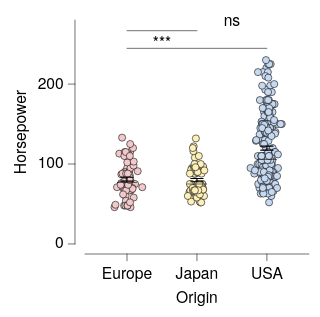

Here is the Vega-Lite specification saved for this chart:
### Vega-Lite specification from a JSON file in a GitHub repository (floating-point values rounded to 4 significant figures; data arrays with more than 128 entries replaced by an {"elided": "..."} marker saying what was removed)
{"background": null, "config": {"arc": {"fill": "#DBDBDB", "fillOpacity": 1.0, "innerRadius": 25.0, "padAngle": 0.03, "stroke": "black", "strokeOpacity": 1, "strokeWidth": 0.25}, "area": {"fill": "#DBDBDB", "fillOpacity": 1.0, "stroke": "black", "strokeOpacity": 1, "strokeWidth": 0.25}, "axis": {"domain": true, "domainCap": "round", "domainColor": "black", "domainWidth": 0.25, "grid": false, "gridCap": "round", "gridColor": "#F1F1F1", "gridDash": [0, 0], "gridOpacity": 1.0, "gridWidth": 0.25, "labelColor": "black", "labelFont": "HelveticaNeue", "labelFontSize": 7, "labelFontStyle": "normal", "labelFontWeight": 400, "offset": 4.5, "ticks": true, "tickCap": "round", "tickColor": "black", "tickRound": false, "tickSize": 3, "tickWidth": 0.25, "titleColor": "black", "titleFont": "HelveticaNeue", "titleFontSize": 7, "titleFontStyle": "normal", "titleFontWeight": 400}, "axisX": {"domain": true, "labelAlign": "center", "labelAngle": 0, "labels": true, "ticks": true, "translate": 0}, "axisY": {"domain": true, "labelAlign": "right", "labelAngle": 0, "labels": true, "ticks": true, "translate": 0}, "axisRight": {"domain": true, "labelAlign": "left", "labelAngle": 0, "labels": true, "ticks": true, "translate": 0}, "axisTop": {"domain": true, "labelAlign": "center", "labelAngle": 0, "labels": true, "ticks": true, "translate": 0}, "axisBand": {"tickOffset": 0}, "bar": {"fill": "#DBDBDB", "fillOpacity": 1.0, "stroke": "black", "strokeOpacity": 1, "strokeWidth": 0.25}, "boxplot": {"size": 9.0, "ticks": {"cornerRadius": 0.25, "fill": "black", "size": 4.5, "thickness": 0.25}, "box": {"fillOpacity": 1.0, "stroke": "black", "strokeOpacity": 1, "strokeWidth": 0.25}, "median": {"fill": "black", "fillOpacity": 1.0, "size": 9.0, "thickness": 0.25}, "rule": {"fill": "black", "fillOpacity": 1.0, "size": 10.0, "stroke": "black", "strokeDash": [0, 0], "strokeOpacity": 1, "strokeWidth": 0.25}, "outliers": {"color": "black", "fill": "black", "fillOpacity": 1.0, "size": 0, "stroke": "black", "strokeOpacity": 1, "strokeWidth": 0.25}}, "circle": {"fill": "black", "fillOpacity": 1.0, "size": 0.5, "stroke": null, "strokeOpacity": 1, "strokeWidth": 0.25}, "errorband": {"band": {"fillOpacity": 0.6, "stroke": null, "strokeWidth": 0.25, "strokeOpacity": 1}, "borders": {"opacity": 0, "strokeOpacity": 0.25, "strokeWidth": 1}}, "errorbar": {"opacity": 1, "rule": {"strokeDash": [0, 0], "strokeWidth": 0.5}, "ticks": {"color": "black", "cornerRadius": 0.25, "opacity": 1, "size": 6.0, "thickness": 0.5}, "thickness": 0.5}, "font": "HelveticaNeue", "geoshape": {"fill": "#DBDBDB", "fillOpacity": 1.0, "stroke": "black", "strokeOpacity": 1, "strokeWidth": 0.25}, "header": {"labelColor": "black", "labelFont": "HelveticaNeue", "labelFontSize": 7, "labelFontStyle": "normal", "labelFontWeight": 400, "titleColor": "black", "titleFont": "HelveticaNeue", "titleFontSize": 7, "titleFontStyle": "normal", "titleFontWeight": 400, "titlePadding": 0}, "legend": {"disable": false, "offset": 4.5, "gradientLength": 50.0, "gradientThickness": 5.0, "gradientOpacity": 1.0, "gradientStrokeColor": "black", "gradientStrokeWidth": 0.25, "labelColor": "black", "labelFont": "HelveticaNeue", "labelFontSize": 7, "labelFontStyle": "normal", "labelFontWeight": 400, "strokeColor": "black", "strokeWidth": 0, "symbolSize": 42, "symbolStrokeColor": "black", "symbolStrokeWidth": 0.25, "titleColor": "black", "titleFont": "HelveticaNeue", "titleFontSize": 7, "titleFontStyle": "normal", "titleFontWeight": 400}, "line": {"color": "black", "stroke": "black", "strokeCap": "round", "strokeDash": [0, 0], "strokeOpacity": 1, "strokeWidth": 0.375}, "point": {"filled": true, "fill": "#DBDBDB", "fillOpacity": 1.0, "size": 5.0, "stroke": "black", "strokeOpacity": 1, "strokeWidth": 0.25}, "range": {"category": ["#C6D9F1", "#F1C9CB", "#FEF0B9", "#CEE37A", "#7AA8E0", "#E589A3", "#FDDD5D", "#68B961", "#4177B1", "#C35082", "#E5C227", "#438156"], "diverging": {"scheme": ["#C35082", "#CE6D94", "#D989A7", "#E2A4BA", "#EABFCE", "#F1DBE2", "#F6F6F6", "#D7E0EB", "#B9CBE0", "#9BB6D5", "#7DA1C9", "#5F8CBD", "#4177B1"]}, "heatmap": {"scheme": ["#DFE9F7", "#C6D9F1", "#ADC8EC", "#94B8E6", "#7AA8E0", "#6097DA", "#4D87CA", "#4177B1", "#386898", "#2F597F", "#264A69", "#1D3A58"]}, "ordinal": {"scheme": ["#F1F1F1", "#DBDBDB", "#C6C6C6", "#B2B2B2", "#9D9D9D", "#898989", "#767676", "#636363", "#515151", "#404040", "#2F2F2F", "#1F1F1F"]}, "ramp": {"scheme": ["#DFE9F7", "#C6D9F1", "#ADC8EC", "#94B8E6", "#7AA8E0", "#6097DA", "#4D87CA", "#4177B1", "#386898", "#2F597F", "#264A69", "#1D3A58"]}}, "rule": {"color": "black", "stroke": "black", "strokeCap": "round", "strokeDash": [2, 2], "strokeOpacity": 1, "strokeWidth": 0.25}, "scale": {"bandPaddingInner": 0.1, "bandPaddingOuter": 0.1, "round": false}, "rect": {"fill": "#DBDBDB", "fillOpacity": 1.0, "stroke": "black", "strokeOpacity": 1, "strokeWidth": 0.25}, "square": {"fill": "#DBDBDB", "fillOpacity": 1.0, "size": 10.0, "stroke": "black", "strokeOpacity": 1, "strokeWidth": 0.25}, "text": {"color": "black", "font": "HelveticaNeue", "fontSize": 7, "fontStyle": "normal", "fontWeight": 400}, "title": {"anchor": "middle", "frame": "group", "color": "black", "font": "HelveticaNeue", "fontSize": 7, "fontStyle": "normal", "fontWeight": 400, "subtitleColor": "black", "subtitleFont": "HelveticaNeue", "subtitleFontSize": "HelveticaNeue", "subtitleFontStyle": "normal", "subtitleFontWeight": 400}, "view": {"continuousWidth": 100, "continuousHeight": 100, "discreteWidth": 100, "discreteHeight": 100, "fill": null, "stroke": null, "strokeWidth": 0.25}}, "layer": [{"data": {"name": "data-53eecb024a78fdc2be808dcfdc3af7a2"}, "mark": {"type": "circle", "opacity": 1.0, "size": 10.0, "stroke": "black", "strokeOpacity": 1, "strokeWidth": 0.25}, "encoding": {"color": {"field": "Origin", "legend": null, "sort": ["USA", "Europe", "Japan"], "title": null, "type": "nominal"}, "x": {"axis": {}, "field": "Origin", "sort": ["USA", "Europe", "Japan"], "title": "Origin", "type": "nominal"}, "xOffset": {"field": "jitter_x", "scale": {"domain": [-7.33, 7.33], "range": [5.17, 19.83]}, "type": "quantitative"}, "y": {"field": "Horsepower", "title": "Horsepower", "type": "quantitative"}}}, {"data": {"name": "data-6c4882663eaca411296217af4f5e04f9"}, "mark": {"type": "errorbar"}, "encoding": {"x": {"axis": {}, "field": "Origin", "sort": ["USA", "Europe", "Japan"], "title": "Origin", "type": "nominal"}, "y": {"field": "__mean", "title": "Horsepower", "type": "quantitative"}, "yError": {"field": "__error"}}}, {"data": {"name": "data-53eecb024a78fdc2be808dcfdc3af7a2"}, "mark": {"type": "boxplot", "box": {"fillOpacity": 0, "strokeOpacity": 0}, "outliers": {"opacity": 0}, "rule": {"strokeOpacity": 0}, "ticks": false}, "encoding": {"x": {"axis": {}, "field": "Origin", "sort": ["USA", "Europe", "Japan"], "title": "Origin", "type": "nominal"}, "y": {"field": "Horsepower", "title": "Horsepower", "type": "quantitative"}}}, {"layer": [{"layer": [{"data": {"values": [{"x": "USA", "x2": "Europe", "y": 244.7, "__dysonsphere__": 1}]}, "mark": {"type": "rule", "strokeCap": "round", "strokeDash": [0, 0], "strokeWidth": 0.25}, "encoding": {"x": {"field": "x", "type": "nominal"}, "x2": {"field": "x2"}, "y": {"field": "y", "type": "quantitative"}}}, {"data": {"values": [{"y": 244.7, "label": "***", "__dysonsphere__": 1}]}, "mark": {"type": "text", "align": "center", "dy": -2, "fontSize": 7}, "encoding": {"text": {"field": "label", "type": "nominal"}, "x": {"value": 34.38}, "y": {"field": "y", "type": "quantitative"}}}]}, {"layer": [{"data": {"values": [{"x": "Europe", "x2": "Japan", "y": 266.8, "__dysonsphere__": 1}]}, "mark": {"type": "rule", "strokeCap": "round", "strokeDash": [0, 0], "strokeWidth": 0.25}, "encoding": {"x": {"field": "x", "type": "nominal"}, "x2": {"field": "x2"}, "y": {"field": "y", "type": "quantitative"}}}, {"data": {"values": [{"y": 266.8, "label": "ns", "__dysonsphere__": 1}]}, "mark": {"type": "text", "align": "center", "dy": -4, "fontSize": 7}, "encoding": {"text": {"field": "label", "type": "nominal"}, "x": {"value": 65.62}, "y": {"field": "y", "type": "quantitative"}}}]}], "name": "__dysonsphere_b436400c65af7abb_3"}], "$schema": "https://vega.github.io/schema/vega-lite/v6.4.1.json", "datasets": {"data-53eecb024a78fdc2be808dcfdc3af7a2": {"elided": "400 records"}, "data-6c4882663eaca411296217af4f5e04f9": [{"Origin": "USA", "__mean": 119.9, "__error": 2.529, "__dysonsphere__": 1}, {"Origin": "Europe", "__mean": 81.0, "__error": 2.47, "__dysonsphere__": 1}, {"Origin": "Japan", "__mean": 79.84, "__error": 2.005, "__dysonsphere__": 1}]}}
